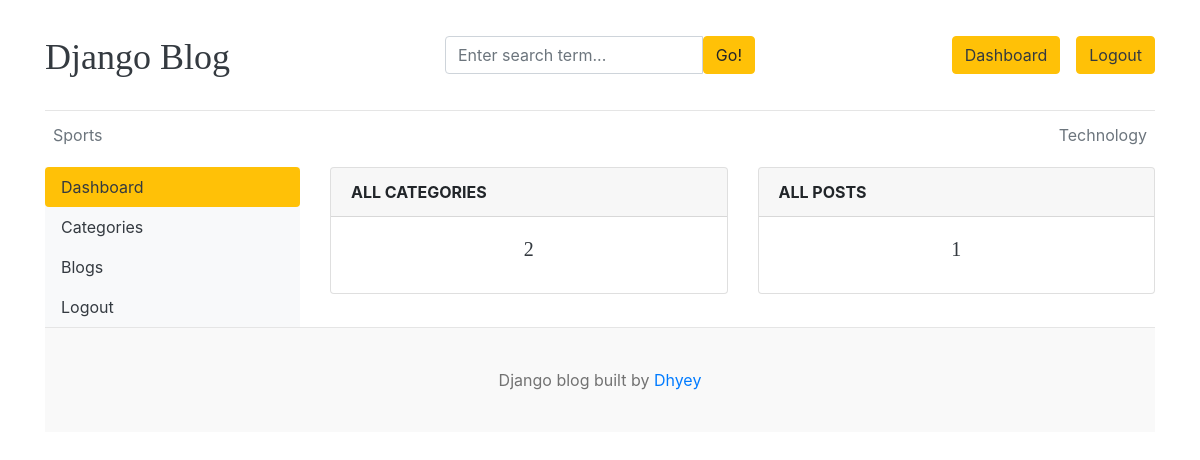
/dashboard/ (signed in), run on an earlier commit of the app's database.
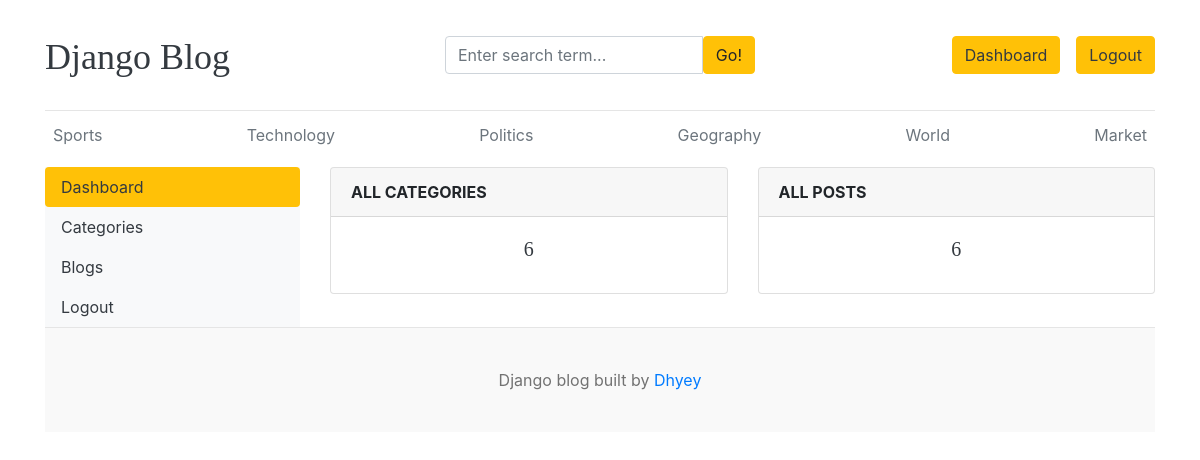
And on a later commit of the database.
### blogs/models.py (models this page shows, shortened)
class Category(models.Model):
    category_name=models.CharField(max_length=50,unique=True)
    created_at=models.DateTimeField(auto_now_add=True)
    updated_at=models.DateTimeField(auto_now=True)
    class Meta:
        verbose_name_plural='categories'

### dashboards/views.py (the view)
# urls.py: path('dashboard/',include('dashboards.urls')),
@login_required(login_url='login')
def dashboard(request):
    category_count=Category.objects.count()
    blog_count=Blog.objects.count()
    data={
        'category_count':category_count,
        'blog_count':blog_count
    }
    return render(request,'dashboard/dashboard.html',data)

### blogs/context_processors.py (called while the page is built)
def get_categories(request):
    categories=Category.objects.all()
    return dict(categories=categories)

def get_social_links(request):
    social_links=SocialLink.objects.all()
    return dict(social_links=social_links)

### templates/dashboard/dashboard.html (shortened to what this page needs)
{% extends "base.html" %} {% block content %}
<div class="row">
  {% include "dashboard/sidebar.html" %}
  <div class="col-md-9">
    <div class="row">
        <div class="col">
            <div class="card border-default mb-3">
                <div class="card-header tetx-center text-uppercase font-weight-bold">
                    All Categories
                </div>
                <div class="card-body text-dark">
                    <h5 class="card-title text-center">{{category_count}}</h5>
                </div>
            </div>
        </div>
        <div class="col">
            <div class="card border-default mb-3">
                <div class="card-header tetx-center text-uppercase font-weight-bold">
                    All Posts
                </div>
                <div class="card-body text-dark">
                    <h5 class="card-title text-center">{{blog_count}}</h5>
                </div>
            </div>
        </div>
    </div>
  </div>
</div>
{% endblock %}

### templates/header.html (shortened to what this page needs)
{% load static %}
<!DOCTYPE html>
<html lang="en">
  <head>
    <link
      href="https://getbootstrap.com/docs/4.0/dist/css/bootstrap.min.css"
      rel="stylesheet"
    />
    <link
    rel="stylesheet"
    href="https://cdn.jsdelivr.net/npm/bootstrap-icons@1.11.3/font/bootstrap-icons.css"
    />
    <link href="{% static 'css/blog.css' %}" rel="stylesheet" />
  </head>
  <body>
    <div class="container">
      <header class="blog-header py-3">
        <div class="row flex-nowrap justify-content-between align-items-center">
          <div class="col-4 pt-1">
            <a class="blog-header-logo text-dark" href="/">Django Blog</a>
          </div>
          <div class="col-4">
            <form action="{% url "search" %}" method="GET">
              <div class="card border-0">
                <div class="card-body">
                  <div class="input-group">
                    <input
                      class="form-control"
                      type="text"
                      placeholder="Enter search term..."
                      aria-label="Enter search term..."
                      aria-describedby="button-search"
                      name='keyword'
                      value='{{keyword}}'
                    />
                    <button
                      class="btn btn-warning"
                      type="submit"
                      id="button-search"
                      type="button"
                    >
                      Go!
                    </button>
                  </div>
                </div>
              </div>
            </form>
          </div>
          <div class="col-4 d-flex justify-content-end align-items-center">
            {% if not user.is_authenticated %}
            <a class="btn btn-sm btn-warning" href="{% url "login" %}">Sign In</a> &nbsp;
            <a class="btn btn-sm btn-outline-secondary" href="{% url "register" %}">Sign Up</a>
            {% else %}
                <span class="btn btn-warning"><a class='text-dark' href='{% url "dashboard" %}'>Dashboard</a></span>
                <span class="btn btn-warning"><a class='text-dark' href='{% url "logout" %}'>Logout</a></span>
            {% endif %}
          </div>
        </div>
      </header>
      <div class="nav-scroller py-1 mb-2">
        <nav class="nav d-flex justify-content-between">
          {% for category in categories %}
          <a
            class="p-2 text-muted"
            href="{% url 'posts_by_category' category.id %}"
            >{{category.category_name}}</a
          >
          {% endfor %}
        </nav>
      </div>

What changed in the data, as far as the page shows it:
added Category: category_name "Politics"
added Category: category_name "Geography"
added Category: category_name "World"
added Category: category_name "Market"
Also different on the page:
{{ category_count }}: "2" → "6"
{{ blog_count }}: "1" → "6"
